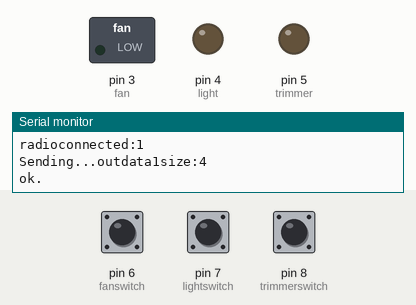
Simulated run of this sketch. Board: Arduino Uno, built with avr-gcc and run on an emulated ATmega328P. Shown: switched loads named in the sketch (green lamp = pin HIGH), output pins drawn as LEDs (lit = HIGH), the last lines printed to the serial monitor. Inputs (shaded band) come from the test bench; at power-on: pin 6 (fanswitch) HIGH, pin 7 (lightswitch) HIGH, pin 8 (trimmerswitch) HIGH. No radio packets arrive unless stated; pins used as bus, display or sensor lines are not drawn.

Above: at 1.2 s.
1.3 s: pin 6 (fanswitch) pulled LOW for 1 s
At 2.2 s:
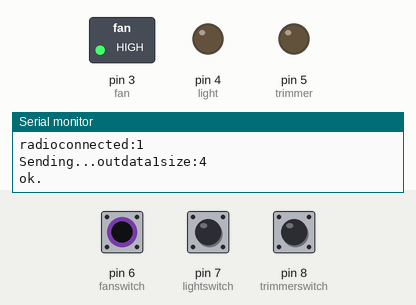
3.8 s: pin 7 (lightswitch) pulled LOW for 1 s
At 5.3 s:
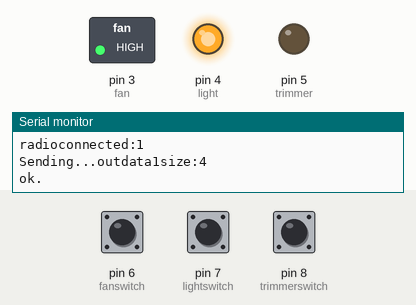
6.3 s: pin 8 (trimmerswitch) pulled LOW for 0.15 s
At 7.1 s:
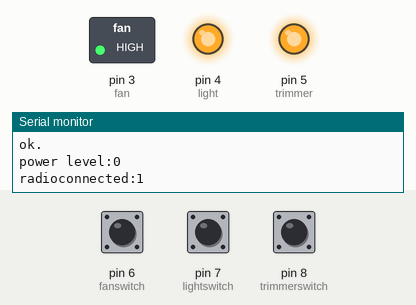
7.9 s: pin 6 (fanswitch) pulled LOW for 3.2 s
At 8.4 s:
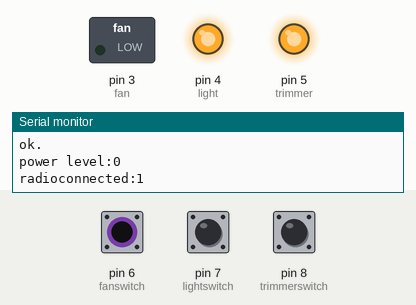
12.6 s: pin 8 (trimmerswitch) pulled LOW for 1 s
At 13.2 s:
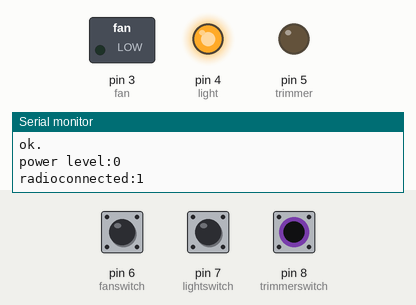
15.1 s: pin 8 (trimmerswitch) pulled LOW for 3.2 s
At 16.2 s:
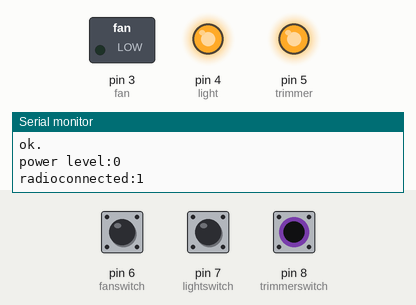
Timing chart, 0 to 18.1 s (numbered marks = the images above; inputs shaded):
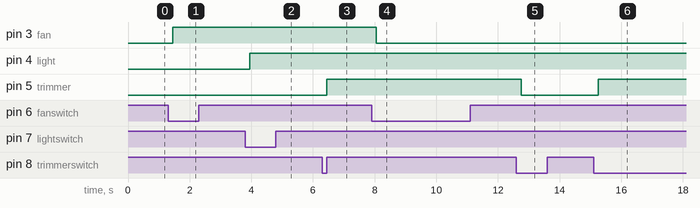

Measured:
- after the input at 1.3 s, pin 3 (fan): LOW → HIGH after 0.15 s
- after the input at 3.8 s, pin 4 (light): LOW → HIGH after 0.15 s
- after the input at 6.3 s, pin 5 (trimmer): LOW → HIGH after 0.15 s
- after the input at 7.9 s, pin 3 (fan): HIGH → LOW after 0.15 s
- after the input at 12.6 s, pin 5 (trimmer): HIGH → LOW after 0.15 s
- after the input at 15.1 s, pin 5 (trimmer): LOW → HIGH after 0.15 s

The sketch:

Bathroom_node.ino
```cpp
#include <RF24Network.h>
#include <RF24.h>
#include <SPI.h>
#include <Wire.h>

//=============================================================================
RF24 radio(9,10);                    // nRF24L01(+) radio attached using Getting Started board

RF24Network network(radio);          // Network uses that radio
//=============================================================================
const uint16_t bathroom_node = 013;        // Address of our node in Octal format
const uint16_t master_node = 03;       // Address of the other node in Octal format

unsigned char outdata1[4];
unsigned char indata[3];
//================================================================================
int fan=3;
int light=4;
int trimmer=5;
int fanswitch=6;
int lightswitch=7;
int trimmerswitch=8;
bool fanstatus=0;
bool lightstatus=0;
bool trimmerstatus=0;
bool fanstatus1=0;
bool lightstatus1=0;
bool trimmerstatus1=0;
bool fanstatus2=0;
bool lightstatus2=0;
bool trimmerstatus2=0;
bool fanstatus3=0;
bool lightstatus3=0;
bool trimmerstatus3=0;
bool fanstatus4=0;
bool lightstatus4=0;
bool trimmerstatus4=0;
bool read1temp=0;
bool read2temp=0;
bool read3temp=0;
bool reading1=0;
int reading2=0;
int reading3=0;

bool blueledstatus=0;
//============================================================================

unsigned long radiolastsent =0;
unsigned long radiosendinterval=1050;
unsigned long previousmillis =0;
unsigned long interval1=1000;

unsigned long switch1millisec1=0;
unsigned long switch1millisec2=0;
unsigned long switch1millisec3=0;
unsigned long switch1millisec4=0;

unsigned long switch2millisec1=0;
unsigned long switch2millisec2=0;
unsigned long switch2millisec3=0;
unsigned long switch2millisec4=0;

unsigned long switch3millisec1=0;
unsigned long switch3millisec2=0;
unsigned long switch3millisec3=0;
unsigned long switch3millisec4=0;

unsigned long debounceDelay1 = 150;
unsigned long debounceDelay2 = 150;
unsigned long debounceDelay3 = 150;

//==================================================================================================
void setup(void)
{
  Serial.begin(9600);

  SPI.begin();
  radio.begin();
  network.begin(/*channel*/ 65, /*node address*/ bathroom_node);
  radio.setDataRate( RF24_250KBPS );
  radio.setPALevel(RF24_PA_LOW);
  bool radioconnected;
  radioconnected=radio.isChipConnected  (   ) ;
  Serial.print("radioconnected:");
  Serial.println(radioconnected);

  pinMode(fan,OUTPUT);
  pinMode(light,OUTPUT);
  pinMode(trimmer,OUTPUT);
  pinMode(fanswitch,INPUT_PULLUP);
  pinMode(lightswitch,INPUT_PULLUP);
  pinMode(trimmerswitch,INPUT_PULLUP);
 // pinMode(ledswitch1,INPUT);
 // pinMode(ledswitch2,INPUT);
}
//=======================================================================
void loop(void){

  network.update();                  // Check the network regularly
  senddata();
  receivedata();
  pushbuttonswitch();
  relay();
  radiofunc();

  }

 //===============================================================================================
 void senddata(){

  unsigned long now = millis();              // If it's time to send a message, send it!
  if ( now - radiolastsent >= radiosendinterval  )
  {
    radiolastsent = now;
     outdata1[0]=blueledstatus;
     outdata1[1]=fanstatus4;
     outdata1[2]=lightstatus4;
     outdata1[3]=trimmerstatus4;


    Serial.print("Sending...");

    RF24NetworkHeader header(/*to node*/ master_node);
    bool ok = network.write(header,&outdata1,sizeof(outdata1));
    Serial.print("outdata1size:");
    Serial.println(sizeof(outdata1));
     if (ok){
      Serial.println("ok.");
      if (blueledstatus==LOW){
        blueledstatus=HIGH;
      }
      else{
        blueledstatus=LOW;
     }
   }
    else{
      Serial.println("failed.");
      blueledstatus=LOW;
    }
    //digitalWrite(blueled, blueledstatus);
   }
  }

  //==================================================================================
 void receivedata(){

    while ( network.available() ) {     // Is there anything ready for us?

    RF24NetworkHeader header;        // If so, grab it and print it out


    network.read(header,&indata,sizeof(indata));
    if (header.from_node == 03){
       fanstatus=indata[0];
       lightstatus=indata[1];
       trimmerstatus=indata[2];

    }
    Serial.print("fanstatus:");
    Serial.println(fanstatus);
  }
}
//====================================================================================
void pushbuttonswitch(){

    reading1 = digitalRead(fanswitch);

 unsigned long switch1timer = millis();

if (reading1==LOW){
  switch1millisec1=switch1timer;
 switch1millisec4=switch1timer-switch1millisec3;

}
 else{

   switch1millisec2=switch1timer-switch1millisec1;
   switch1millisec3=switch1timer;
   read1temp=1;

  }
  switch1millisec2=switch1timer-switch1millisec1;
  switch1millisec4=switch1timer-switch1millisec3;

  if ( switch1millisec4>debounceDelay1 && read1temp==1) {

    if (fanstatus1==HIGH) {
      fanstatus1 = LOW;
    }
     else {
      fanstatus1 = HIGH;
    }
    read1temp=0;
   }


   reading2 = digitalRead(lightswitch);
 unsigned long switch2timer = millis();
if (reading2==0){
  switch2millisec1=switch2timer;
 switch2millisec4=switch2timer-switch2millisec3;

}
 else{

   switch2millisec2=switch2timer-switch2millisec1;
   switch2millisec3=switch2timer;
   read2temp=1;

  }
  switch1millisec2=switch2timer-switch2millisec1;
  switch2millisec4=switch2timer-switch2millisec3;

  if ( switch2millisec4>debounceDelay2 && read2temp==1) {

    if (lightstatus1==HIGH) {
      lightstatus1 = LOW;
    }
     else {
      lightstatus1 = HIGH;
    }
    read2temp=0;

   }


   reading3 = digitalRead(trimmerswitch);
//   Serial.print("reading3:");
//   Serial.println(reading3);
unsigned long switch3timer = millis();

if (reading3==0){
  switch3millisec1=switch3timer;
 switch3millisec4=switch3timer-switch3millisec3;

}
else{

   switch3millisec2=switch3timer-switch3millisec1;
   switch3millisec3=switch3timer;
   read3temp=1;
  }
  switch3millisec2=switch3timer-switch3millisec1;
  switch3millisec4=switch3timer-switch3millisec3;

  if ( switch3millisec4>debounceDelay3&&read3temp==1) {

    if (trimmerstatus1==HIGH) {
      trimmerstatus1 = LOW;
    }
    else {
      trimmerstatus1 = HIGH;
    }
    read3temp=0;

   }
 }
//========================================================================
void relay(){

  if(fanstatus2 != fanstatus1 || fanstatus3 != fanstatus){
    if(fanstatus3!=fanstatus){
      fanstatus4=fanstatus;
    }
    else if(fanstatus2!=fanstatus1){
      fanstatus4=fanstatus1;
    }
  }
  fanstatus2 = fanstatus1;
  fanstatus3 = fanstatus;

   if(lightstatus2!=lightstatus1 || lightstatus3!=lightstatus){
    if(lightstatus3!=lightstatus){
      lightstatus4=lightstatus;
    }
    else if(lightstatus2!=lightstatus1){
      lightstatus4=lightstatus1;
    }
  }
  lightstatus2 =lightstatus1;
  lightstatus3 = lightstatus;

   if(trimmerstatus2!=trimmerstatus1 || trimmerstatus3!=trimmerstatus){
    if(trimmerstatus3!=trimmerstatus){
      trimmerstatus4=trimmerstatus;
    }
    else if(trimmerstatus2!=trimmerstatus1){
      trimmerstatus4=trimmerstatus1;
    }
  }
  trimmerstatus2 =trimmerstatus1;
  trimmerstatus3 = trimmerstatus;

  digitalWrite(fan, fanstatus4);
  digitalWrite(light, lightstatus4);
  digitalWrite(trimmer, trimmerstatus4);

}
//=============================================================================
void radiofunc(){
  unsigned long currentmillis = millis();
 if (currentmillis - previousmillis >= interval1) {
     previousmillis = currentmillis;
     int pa;
     pa=radio.getPALevel();
     Serial.print("power level:");
     Serial.println(pa);
     bool radioconnected;
     radioconnected=radio.isChipConnected  (   ) ;
     Serial.print("radioconnected:");
     Serial.println(radioconnected);
  }
}
//==============================================================
```
